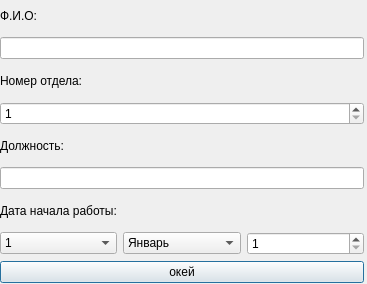
<?xml version="1.0" encoding="UTF-8"?>
<ui version="4.0">
 <class>pushBackElement</class>
 <widget class="QDialog" name="pushBackElement">
  <property name="geometry">
   <rect>
    <x>0</x>
    <y>0</y>
    <width>367</width>
    <height>284</height>
   </rect>
  </property>
  <property name="windowTitle">
   <string>Dialog</string>
  </property>
  <widget class="QWidget" name="gridLayoutWidget">
   <property name="geometry">
    <rect>
     <x>0</x>
     <y>0</y>
     <width>364</width>
     <height>283</height>
    </rect>
   </property>
   <layout class="QGridLayout" name="gridLayout">
    <item row="2" column="0">
     <widget class="QLineEdit" name="fioLineEdit"/>
    </item>
    <item row="6" column="0">
     <widget class="QLabel" name="label_3">
      <property name="text">
       <string>Должность:</string>
      </property>
     </widget>
    </item>
    <item row="7" column="0">
     <widget class="QLineEdit" name="dolzhnostSpinBox"/>
    </item>
    <item row="5" column="0">
     <widget class="QSpinBox" name="otdelSpinBox">
      <property name="minimum">
       <number>1</number>
      </property>
      <property name="maximum">
       <number>99999</number>
      </property>
     </widget>
    </item>
    <item row="0" column="0">
     <widget class="QLabel" name="label">
      <property name="text">
       <string>Ф.И.О:</string>
      </property>
     </widget>
    </item>
    <item row="4" column="0">
     <widget class="QLabel" name="label_2">
      <property name="text">
       <string>Номер отдела:</string>
      </property>
     </widget>
    </item>
    <item row="9" column="0">
     <layout class="QHBoxLayout" name="horizontalLayout">
      <item>
       <widget class="QComboBox" name="dayComboBox">
        <item>
         <property name="text">
          <string>1</string>
         </property>
        </item>
        <item>
         <property name="text">
          <string>2</string>
         </property>
        </item>
        <item>
         <property name="text">
          <string>3</string>
         </property>
        </item>
        <item>
         <property name="text">
          <string>4</string>
         </property>
        </item>
        <item>
         <property name="text">
          <string>5</string>
         </property>
        </item>
        <item>
         <property name="text">
          <string>6</string>
         </property>
        </item>
        <item>
         <property name="text">
          <string>7</string>
         </property>
        </item>
        <item>
         <property name="text">
          <string>8</string>
         </property>
        </item>
        <item>
         <property name="text">
          <string>9</string>
         </property>
        </item>
        <item>
         <property name="text">
          <string>10</string>
         </property>
        </item>
        <item>
         <property name="text">
          <string>11</string>
         </property>
        </item>
        <item>
         <property name="text">
          <string>12</string>
         </property>
        </item>
        <item>
         <property name="text">
          <string>13</string>
         </property>
        </item>
        <item>
         <property name="text">
          <string>14</string>
         </property>
        </item>
        <item>
         <property name="text">
          <string>15</string>
         </property>
        </item>
        <item>
         <property name="text">
          <string>16</string>
         </property>
        </item>
        <item>
         <property name="text">
          <string>17</string>
         </property>
        </item>
        <item>
         <property name="text">
          <string>18</string>
         </property>
        </item>
        <item>
         <property name="text">
          <string>19</string>
         </property>
        </item>
        <item>
         <property name="text">
          <string>20</string>
         </property>
        </item>
        <item>
         <property name="text">
          <string>21</string>
         </property>
        </item>
        <item>
         <property name="text">
          <string>22</string>
         </property>
        </item>
        <item>
         <property name="text">
          <string>23</string>
         </property>
        </item>
        <item>
         <property name="text">
          <string>24</string>
         </property>
        </item>
        <item>
         <property name="text">
          <string>25</string>
         </property>
        </item>
        <item>
         <property name="text">
          <string>26</string>
         </property>
        </item>
        <item>
         <property name="text">
          <string>27</string>
         </property>
        </item>
        <item>
         <property name="text">
          <string>28</string>
         </property>
        </item>
        <item>
         <property name="text">
          <string>29</string>
         </property>
        </item>
        <item>
         <property name="text">
          <string>30</string>
         </property>
        </item>
        <item>
         <property name="text">
          <string>31</string>
         </property>
        </item>
       </widget>
      </item>
      <item>
       <widget class="QComboBox" name="monthComboBox">
        <item>
         <property name="text">
          <string>Январь</string>
         </property>
        </item>
        <item>
         <property name="text">
          <string>Февраль</string>
         </property>
        </item>
        <item>
         <property name="text">
          <string>Март</string>
         </property>
        </item>
        <item>
         <property name="text">
          <string>Апрель</string>
         </property>
        </item>
        <item>
         <property name="text">
          <string>Май</string>
         </property>
        </item>
        <item>
         <property name="text">
          <string>Июнь</string>
         </property>
        </item>
        <item>
         <property name="text">
          <string>Июль</string>
         </property>
        </item>
        <item>
         <property name="text">
          <string>Август</string>
         </property>
        </item>
        <item>
         <property name="text">
          <string>Сентябрь</string>
         </property>
        </item>
        <item>
         <property name="text">
          <string>Октябрь</string>
         </property>
        </item>
        <item>
         <property name="text">
          <string>Ноябрь</string>
         </property>
        </item>
        <item>
         <property name="text">
          <string>Декабрь</string>
         </property>
        </item>
       </widget>
      </item>
      <item>
       <widget class="QSpinBox" name="yearSpinBox">
        <property name="minimum">
         <number>1</number>
        </property>
        <property name="maximum">
         <number>9999</number>
        </property>
       </widget>
      </item>
     </layout>
    </item>
    <item row="8" column="0">
     <widget class="QLabel" name="label_4">
      <property name="text">
       <string>Дата начала работы:</string>
      </property>
     </widget>
    </item>
    <item row="10" column="0">
     <widget class="QPushButton" name="pushButton">
      <property name="text">
       <string>окей</string>
      </property>
     </widget>
    </item>
   </layout>
  </widget>
 </widget>
 <resources/>
 <connections/>
</ui>
